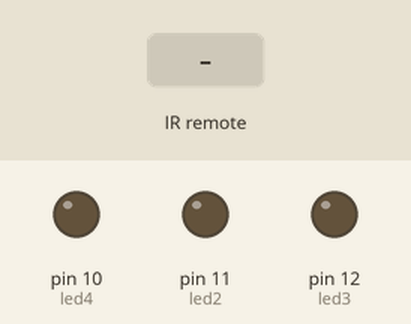
Recording of a program running on a simulated Arduino Uno, built with avr-gcc and run on an emulated ATmega328P. Parts: output pins drawn as LEDs (lit = HIGH). Dashed ring = blinking. The test bench sets the inputs (shaded band).

Above: at 1.2 s.
1.3 s: infrared code 0xFF30CF received
At 1.73 s:
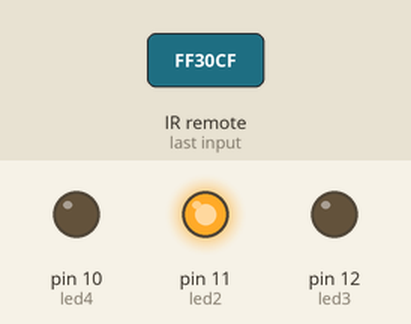
4.3 s: infrared code 0xFF18E7 received
At 4.52 s:
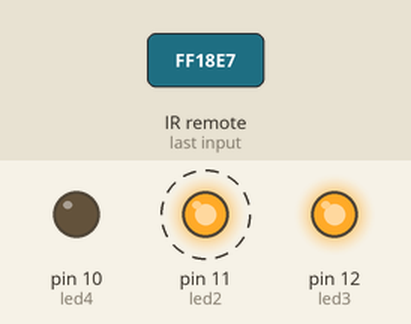
7.3 s: infrared code 0xFF7A85 received
At 7.53 s:
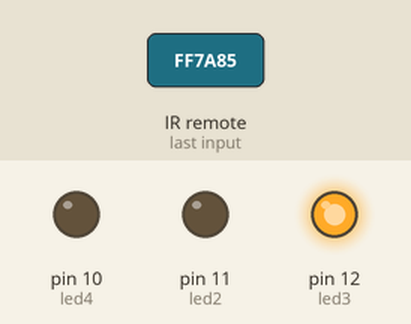
10.3 s: infrared code 0xFF18E7 received
At 10.55 s:
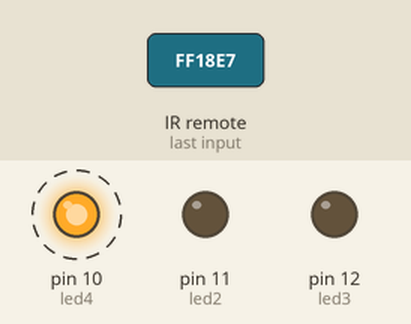
Timing chart, 0 to 14.3 s (numbered marks = the images above; inputs shaded):
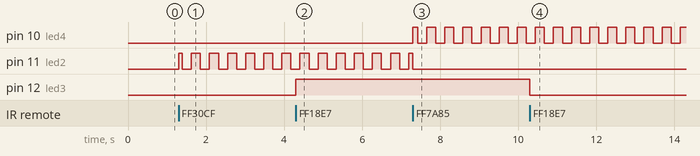

Measured:
- after the input at 1.3 s, pin 11 (led2): LOW → HIGH at once, then repeats every 0.46 s: LOW 0.23 s, HIGH 0.23 s
- after the input at 4.3 s, pin 12 (led3): LOW → HIGH at once
- after the input at 7.3 s, pin 10 (led4): LOW → HIGH at once, then repeats every 0.46 s: LOW 0.23 s, HIGH 0.23 s
- after the input at 10.3 s, pin 12 (led3): HIGH → LOW at once

The program:

main.cpp
```cpp
 /*
    source: www.electroschematics.com
    You'll need to change the led pins and the codes
    accordingly to your configuration and IR remote
    */

    #include "IRremote.h"

    int RECV_PIN = 7; // the pin where you connect the output pin of TSOP4838
    int led2 = 11;
    int led3 = 12;
    int led4 = 10;
    int itsONled[] = {0,0,0,0,0};
    /* the initial state of LEDs is OFF (zero)
    the first zero must remain zero but you can
    change the others to 1's if you want a certain
    led to light when the board is powered */

    #define code2  16724175 // code received from button B
    #define code3  16718055 // code received from button C
    #define code4  16743045 // code received from button D

    IRrecv irrecv(RECV_PIN);

    decode_results results;

    void setup()
    {
      Serial.begin(9600);   // you can comment this line
      irrecv.enableIRIn();  // Start the receiver
      pinMode(led2, OUTPUT);
      pinMode(led3, OUTPUT);
      pinMode(led4, OUTPUT);


      cli();
      TCCR1A = 0;
      TCCR1B = 0;
      OCR1A = 3624;  // = (target time / timer resolution) - 1 or 1 / 6.4e-5 - 1 = 15624
      //OCR1A = 15624>>1;  // divide by two >>EDIT added this line<<
      TCCR1B |= (1 << WGM12);// CTC mode on
      TCCR1B |= (1 << CS10);// Set CS10 and CS12 bits for 1024 prescaler:
      TCCR1B |= (1 << CS12);
      TIMSK1 |= (1 << OCIE1A);// timer compare intrupt
      sei();
      interrupts(); // enable all interrupts


    }

void loop()
{
      if (irrecv.decode(&results)) {
        unsigned int value = results.value;
        switch(value) {

           case code2:
             if(itsONled[2] == 1) {
                digitalWrite(led2, LOW);
                itsONled[2] = 0;
             } else {
                 digitalWrite(led2, HIGH);
                 itsONled[4]=0;
                 digitalWrite(led4, LOW);
                 itsONled[2] = 1;
             }
              break;

           case code3:
             if(itsONled[3] == 1) {
                digitalWrite(led3, LOW);
                itsONled[3] = 0;
             } else {
                 digitalWrite(led3, HIGH);
                 itsONled[3] = 1;
             }
              break;

                case code4:
             if(itsONled[4] == 1) {
                digitalWrite(led4, LOW);
                itsONled[4] = 0;
             } else {
                 digitalWrite(led4, HIGH);
                 itsONled[2]=0;
                 digitalWrite(led2, LOW);
                 itsONled[4] = 1;
             }
              break;
        }
        //Serial.println(value); // you can comment this line
        irrecv.resume(); // Receive the next value
      }
}


ISR(TIMER1_COMPA_vect)
{

  if(itsONled[2] == 1)
  {
     OCR1A = 3624; // preload timer
     digitalWrite(led2, digitalRead(led2) ^ 1);
  }

  if(itsONled[4] == 1)
  {
     OCR1A = 3624; // preload timer
     digitalWrite(led4,digitalRead(led4) ^ 1);
  }

}
```
